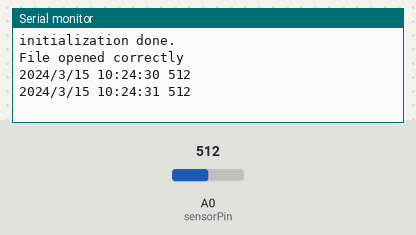
This sketch was run on a simulated Arduino Uno, built with avr-gcc and run on an emulated ATmega328P. On the bench: the last lines printed to the serial monitor. The test bench sets the inputs (shaded band); at power-on: A0 (sensorPin) = 512. The local clock reads 2024-03-15 10:24:30 at power-on unless the sketch sets it; storage starts empty.

Above: at 1.2 s.
1.3 s: A0 (sensorPin) set to 716
At 2.6 s:
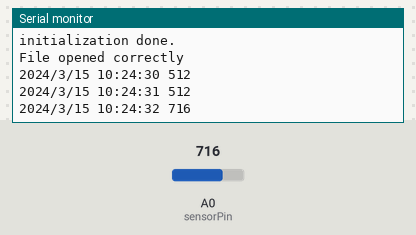
2.8 s: A0 (sensorPin) set to 900
At 4.0 s:
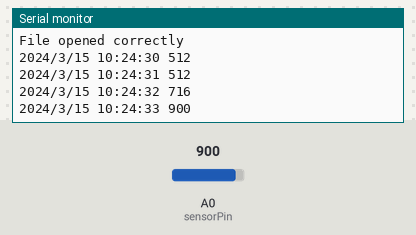
Timing chart, 0 to 5.8 s (numbered marks = the images above; inputs shaded):
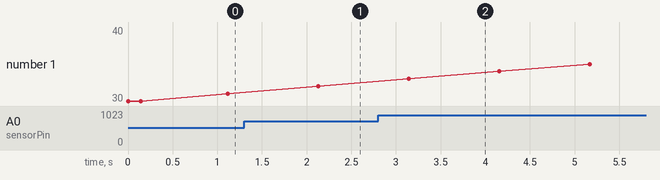

Measured:
- after the input at 1.3 s, the serial monitor: prints a new line after 0.83 s (image 1)
- after the input at 2.8 s, the serial monitor: prints a new line after 0.34 s (image 2)

The sketch:

OBS_code_Github.ino
```cpp
#include <Wire.h>
#include "RTClib.h"
//#include <Adafruit_RGBLCDShield.h>

// include the SD library:
#include <SPI.h>
#include <SD.h>

RTC_DS1307 rtc;

File dataFile;

int led = 9;
int PT = 8;
int sensorPin = A0; //analog pin 0
File myFile;
Sd2Card card;
const int chipSelect = 4;

void setup () {
    Serial.begin(9600);
    while (!Serial) {
      ; // wait for serial port to connect. Needed for native USB port only
    }

    Serial.prinln("Testing");


    int val = analogRead(sensorPin);

    //rtc.adjust(DateTime(__DATE__, __TIME__)); //uncomment when need to reset time

   if (! rtc.begin()) {
      Serial.println("Couldn't find RTC");
      while (1);
    }

    if (! rtc.isrunning()) {
      Serial.println("RTC is NOT running!");
    }

    DateTime now = rtc.now();

    String date_time =  String(now.month()) + "/" + String(now.day()) + " " + String(now.hour()) + ":" + String(now.minute()) + ":" + String(now.second());
    String dataString = String(now.year()) + "/" + date_time + " " + String(val);

    Serial.println(dataString);

    Serial.print("\nInitializing SD card...");
    if (!card.init(SPI_HALF_SPEED, chipSelect)) {
      Serial.println("initialization failed. Things to check:");
      Serial.println("* is a card inserted?");
      Serial.println("* is your wiring correct?");
      Serial.println("* did you change the chipSelect pin to match your shield or module?");
      while (1);
    } else {
      Serial.println("Wiring is correct and a card is present.");
    }

    if (!SD.begin(4)) {
      Serial.println("initialization failed!");
      while (1);
    }
    Serial.println("initialization done.");
    myFile = SD.open("OBS_DATA.txt", FILE_WRITE);
    if (myFile) {
      Serial.println("File opened correctly");
      myFile.close();
    }


}


void loop () {
    DateTime now = rtc.now();
    int val = analogRead(sensorPin); // values currently range from around 0-1000

    String date_time =  String(now.month()) + "/" + String(now.day()) + " " + String(now.hour()) + ":" + String(now.minute()) + ":" + String(now.second());
    String dataString = String(now.year()) + "/" + date_time + " " + String(val);

    myFile = SD.open("OBS_DATA.txt", FILE_WRITE);
    if (myFile) {
      Serial.println(dataString);
      myFile.println(dataString);
      myFile.close();
    }

    delay(1000);

}
```
